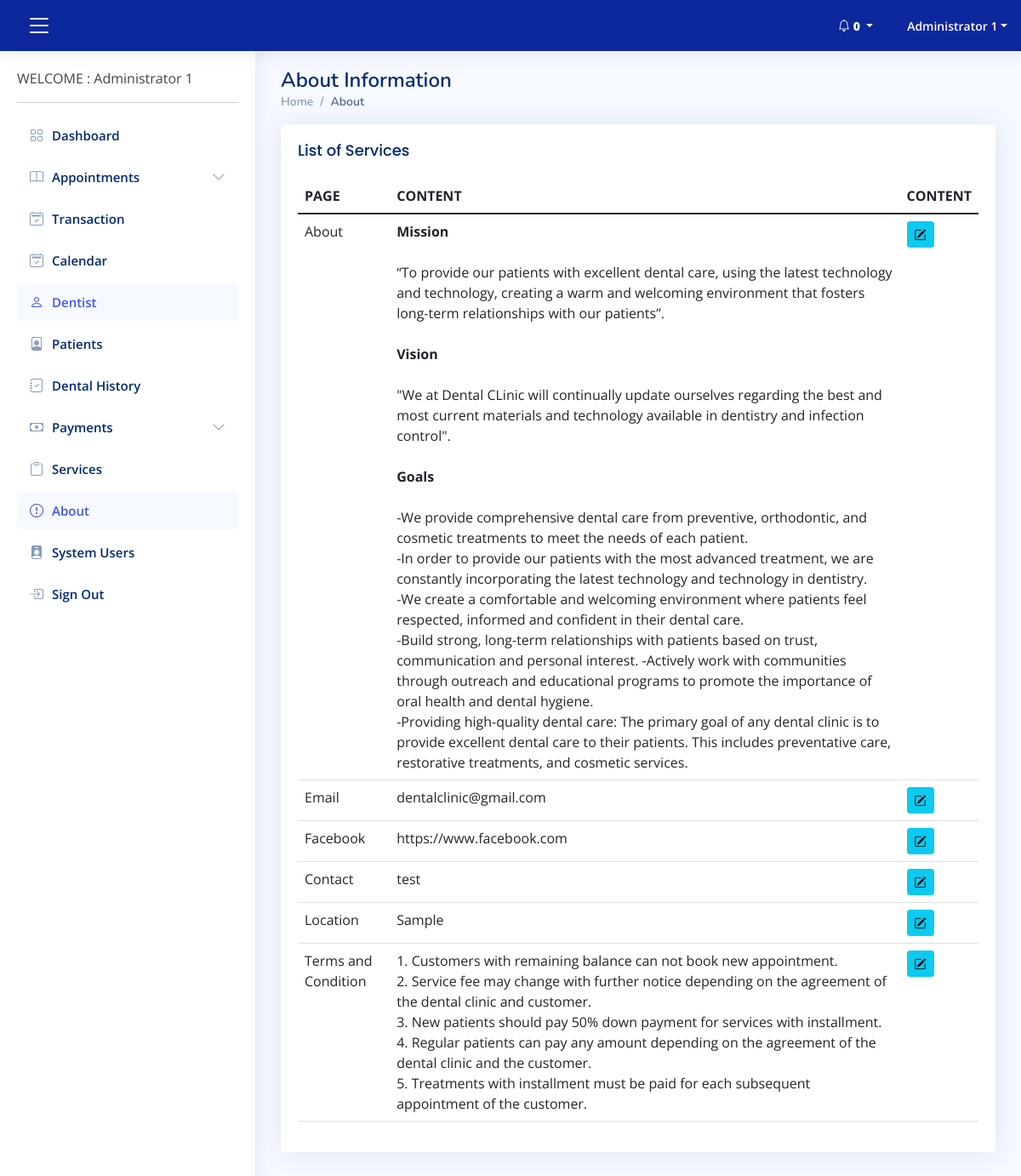
The page /admin/about.php (signed in) on the database its author committed.
### tables this page shows
CREATE TABLE `tbl_about` (
  `about_id` int(12) NOT NULL,
  `page` varchar(32) NOT NULL,
  `content` text NOT NULL
);

### controller/admin-about.php (called while the page is built, shortened)
<?php
include('database.php');
$tbl_about = $mysqli->query("SELECT * from tbl_about");

### admin/about.php (the view, shortened to what this page needs)
<?php include('header.php'); include('nav.php'); include('../controller/admin-about.php');?>
  <main id="main" class="main">
    <div class="pagetitle">
      <h1>About Information </h1>
      <nav>
        <ol class="breadcrumb">
          <li class="breadcrumb-item"><a href="index.php">Home</a></li>
          <li class="breadcrumb-item active">About</li>
        </ol>
      </nav>
    </div>
    <section class="section">
      <div class="row">
        <div class="col-lg-12">
          <div class="card">
            <div class="card-body">
              <h5 class="card-title">List of Services </h5>
              <table class="table datatable">
                <thead>
                  <tr>
                    <th scope="col" class="text-start"> PAGE</th>
                    <th scope="col" class="text-start"> CONTENT </th>
                    <th scope="col" class="text-start"> CONTENT </th>
                  </tr>
                </thead>
                <tbody>
				<?php while($val = $tbl_about->fetch_object()){ ?>
                  <tr>
                    <td class="text-start"><?php echo $val->page;?></td>
                    <td class="text-start"><?php echo $val->content;?></td>
                    <td class="text-start">
						<button class="btn btn-info btn-sm" data-bs-toggle="modal" data-bs-target="#edit<?php echo $val->about_id;?>"> <i class="bi bi-pencil-square"></i></button>
					</td>
                  </tr>
				<?php } ?>
                </tbody>
              </table>
            </div>
          </div>
        </div>
      </div>
    </section>
  </main>
<?php include('footer.php');?>

### page/back/css/style.css (style rules this page uses)
:root { scroll-behavior: smooth; }
body { font-family: "Open Sans", sans-serif; background: #f6f9ff; color: #444444; }
a { color: #4154f1; text-decoration: none; }
h1, h2, h3, h4, h5, h6 { font-family: "Nunito", sans-serif; }
#main { margin-top: 60px; padding: 20px 30px; transition: all 0.3s; }
.pagetitle { margin-bottom: 10px; }
.pagetitle h1 { font-size: 24px; margin-bottom: 0; font-weight: 600; color: #012970; }
.card { margin-bottom: 30px; border: none; border-radius: 5px; box-shadow: 0px 0 30px rgba(1, 41, 112, 0.1); overflow: hidden; }
.card-title { padding: 20px 0 15px 0; font-size: 18px; font-weight: 500; color: #012970; font-family: "Poppins", sans-serif; }
.card-body { padding: 0 20px 20px 20px; }
.breadcrumb { font-size: 14px; font-family: "Nunito", sans-serif; color: #899bbd; font-weight: 600; }
.breadcrumb a { color: #899bbd; transition: 0.3s; }
.breadcrumb .breadcrumb-item::before { color: #899bbd; }
.breadcrumb .active { color: #51678f; font-weight: 600; }
@media (min-width: 1200px) { #main, #footer { margin-left: 300px; } }

### rows shown on the page
tbl_about: page "About", content "Mission “To provide our patients with excellent dental care, using the latest technology and technology, creating a warm and welcoming environment that fosters long-term relationships with our patients”. Vision \"We at Dental CLinic will continually update ourselves regarding the best and most current materials and technology available in dentistry and infection control\". Goals -We provide comprehensive dental care from preventive, orthodontic, and cosmetic treatments to meet the needs of each patient. -In order to provide our patients with the most advanced treatment, we are constantly incorporating the latest technology and technology in dentistry. -We create a comfortable and welcoming…"
tbl_about: page "Email", content "dentalclinic@gmail.com"
tbl_about: page "Facebook", content "https://www.facebook.com"
tbl_about: page "Contact", content "test"
tbl_about: page "Location", content "Sample"
tbl_about: page "Terms and Condition", content "1. Customers with remaining balance can not book new appointment. 2. Service fee may change with further notice depending on the agreement of the dental clinic and customer. 3. New patients should pay 50% down payment for services with installment. 4. Regular patients can pay any amount depending on the agreement of the dental clinic and the customer. 5. Treatments with installment must be paid for each subsequent appointment of the customer."

### other values the page prints
$row_cnt "0"
$_SESSION['name'] "Administrator 1"
